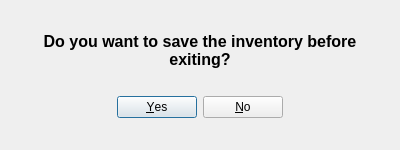
<?xml version="1.0" encoding="UTF-8"?>
<ui version="4.0">
 <class>SaveDialog</class>
 <widget class="QDialog" name="SaveDialog">
  <property name="geometry">
   <rect>
    <x>0</x>
    <y>0</y>
    <width>400</width>
    <height>150</height>
   </rect>
  </property>
  <property name="windowTitle">
   <string>Dialog</string>
  </property>
  <layout class="QVBoxLayout" name="verticalLayout">
   <item>
    <spacer name="verticalSpacer_2">
     <property name="orientation">
      <enum>Qt::Vertical</enum>
     </property>
     <property name="sizeHint" stdset="0">
      <size>
       <width>20</width>
       <height>40</height>
      </size>
     </property>
    </spacer>
   </item>
   <item>
    <widget class="QLabel" name="label">
     <property name="font">
      <font>
       <pointsize>12</pointsize>
       <bold>true</bold>
      </font>
     </property>
     <property name="text">
      <string>Do you want to save the inventory before exiting?</string>
     </property>
     <property name="alignment">
      <set>Qt::AlignCenter</set>
     </property>
     <property name="wordWrap">
      <bool>true</bool>
     </property>
    </widget>
   </item>
   <item>
    <spacer name="verticalSpacer_3">
     <property name="orientation">
      <enum>Qt::Vertical</enum>
     </property>
     <property name="sizeHint" stdset="0">
      <size>
       <width>20</width>
       <height>40</height>
      </size>
     </property>
    </spacer>
   </item>
   <item>
    <widget class="QDialogButtonBox" name="buttonBox">
     <property name="orientation">
      <enum>Qt::Horizontal</enum>
     </property>
     <property name="standardButtons">
      <set>QDialogButtonBox::No|QDialogButtonBox::Yes</set>
     </property>
     <property name="centerButtons">
      <bool>true</bool>
     </property>
    </widget>
   </item>
   <item>
    <spacer name="verticalSpacer">
     <property name="orientation">
      <enum>Qt::Vertical</enum>
     </property>
     <property name="sizeHint" stdset="0">
      <size>
       <width>20</width>
       <height>40</height>
      </size>
     </property>
    </spacer>
   </item>
  </layout>
 </widget>
 <resources/>
 <connections>
  <connection>
   <sender>buttonBox</sender>
   <signal>accepted()</signal>
   <receiver>SaveDialog</receiver>
   <slot>accept()</slot>
   <hints>
    <hint type="sourcelabel">
     <x>248</x>
     <y>254</y>
    </hint>
    <hint type="destinationlabel">
     <x>157</x>
     <y>274</y>
    </hint>
   </hints>
  </connection>
  <connection>
   <sender>buttonBox</sender>
   <signal>rejected()</signal>
   <receiver>SaveDialog</receiver>
   <slot>reject()</slot>
   <hints>
    <hint type="sourcelabel">
     <x>316</x>
     <y>260</y>
    </hint>
    <hint type="destinationlabel">
     <x>286</x>
     <y>274</y>
    </hint>
   </hints>
  </connection>
 </connections>
</ui>
